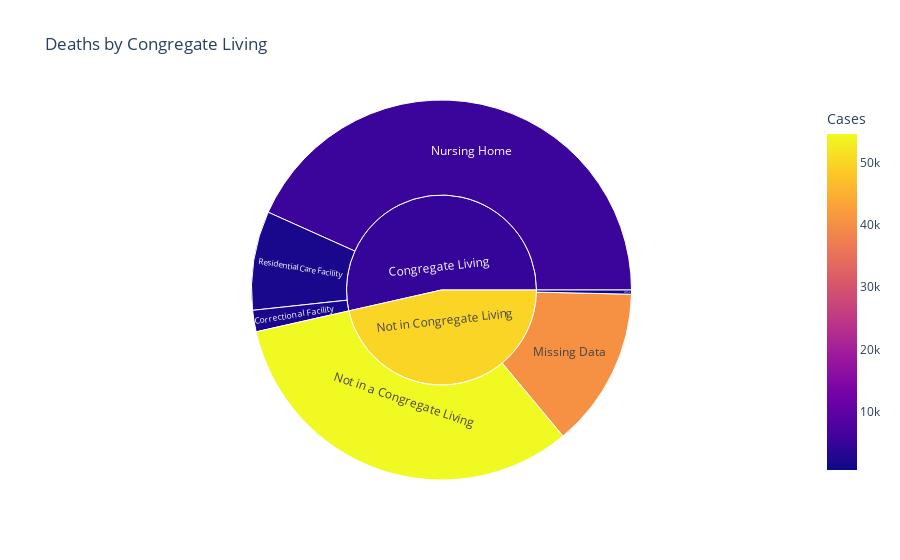

This figure's notebook cell:
### Code cell
fig = px.sunburst(df.reset_index(), path=['Congregate_Living', 'Living_Situation'], values='Deaths',
                  color='Cases', hover_data=['Deaths'], title = 'Deaths by Congregate Living')
fig.show()

### Figure 1 — Plotly figure (JSON) as saved in the notebook; plotly's stock layout.template omitted (floating-point values rounded to 4 significant figures)
{"data": [{"branchvalues": "total", "customdata": [[31, 2001], [231, 40415], [552, 54670], [735, 5475], [6, 580], [143, 1860], [909, 4788.0], [789, 50090.0]], "domain": {"x": [0, 1], "y": [0, 1]}, "hovertemplate": "labels=%{label}<br>Deaths=%{customdata[0]}<br>parent=%{parent}<br>id=%{id}<br>Cases=%{color}<extra></extra>", "ids": ["Congregate Living/Correctional Facility", "Not in Congregate Living/Missing Data", "Not in Congregate Living/Not in a Congregate Living", "Congregate Living/Nursing Home", "Not in Congregate Living/Other", "Congregate Living/Residential Care Facility", "Congregate Living", "Not in Congregate Living"], "labels": ["Correctional Facility", "Missing Data", "Not in a Congregate Living", "Nursing Home", "Other", "Residential Care Facility", "Congregate Living", "Not in Congregate Living"], "marker": {"coloraxis": "coloraxis", "colors": [2001, 40415, 54670, 5475, 580, 1860, 4788.0, 50090.0]}, "name": "", "parents": ["Congregate Living", "Not in Congregate Living", "Not in Congregate Living", "Congregate Living", "Not in Congregate Living", "Congregate Living", "", ""], "type": "sunburst", "values": [31, 231, 552, 735, 6, 143, 909, 789]}], "layout": {"autosize": true, "coloraxis": {"colorbar": {"title": {"text": "Cases"}}, "colorscale": [[0, "#0d0887"], [0.1111, "#46039f"], [0.2222, "#7201a8"], [0.3333, "#9c179e"], [0.4444, "#bd3786"], [0.5556, "#d8576b"], [0.6667, "#ed7953"], [0.7778, "#fb9f3a"], [0.8889, "#fdca26"], [1, "#f0f921"]]}, "legend": {"tracegroupgap": 0}, "title": {"text": "Deaths by Congregate Living"}}}
